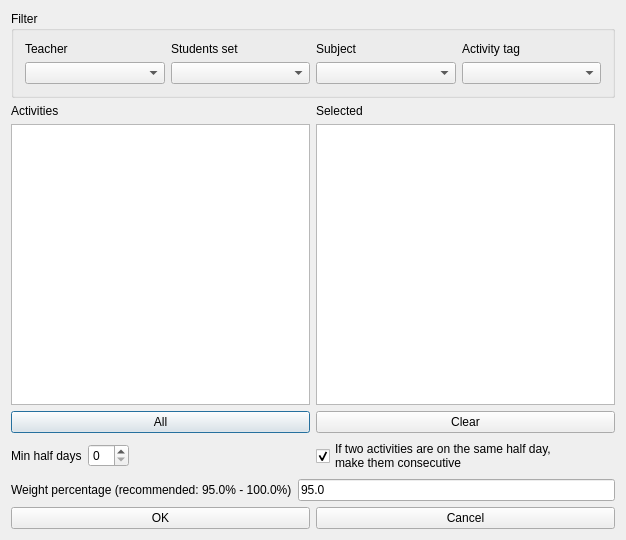
<?xml version="1.0" encoding="UTF-8"?>
<ui version="4.0">
 <class>ModifyConstraintMinHalfDaysBetweenActivitiesForm_template</class>
 <widget class="QDialog" name="ModifyConstraintMinHalfDaysBetweenActivitiesForm_template">
  <property name="geometry">
   <rect>
    <x>0</x>
    <y>0</y>
    <width>626</width>
    <height>540</height>
   </rect>
  </property>
  <property name="windowTitle">
   <string extracomment="This is the title of the dialog to modify a constraint of this type">Modify min half days between activities</string>
  </property>
  <layout class="QGridLayout" name="gridLayout_2">
   <item row="0" column="0" colspan="2">
    <widget class="QGroupBox" name="filterGroupBox">
     <property name="title">
      <string>Filter</string>
     </property>
     <layout class="QGridLayout" name="gridLayout">
      <item row="0" column="0">
       <widget class="QLabel" name="teachersTextLabel">
        <property name="text">
         <string>Teacher</string>
        </property>
        <property name="wordWrap">
         <bool>false</bool>
        </property>
       </widget>
      </item>
      <item row="0" column="1">
       <widget class="QLabel" name="studentsTextLabel">
        <property name="text">
         <string>Students set</string>
        </property>
        <property name="wordWrap">
         <bool>false</bool>
        </property>
       </widget>
      </item>
      <item row="0" column="2">
       <widget class="QLabel" name="subjectsTextLabel">
        <property name="text">
         <string>Subject</string>
        </property>
        <property name="wordWrap">
         <bool>false</bool>
        </property>
       </widget>
      </item>
      <item row="0" column="3">
       <widget class="QLabel" name="activityTagsTextLabel">
        <property name="text">
         <string>Activity tag</string>
        </property>
        <property name="wordWrap">
         <bool>false</bool>
        </property>
       </widget>
      </item>
      <item row="1" column="0">
       <widget class="QComboBox" name="teachersComboBox"/>
      </item>
      <item row="1" column="1">
       <widget class="QComboBox" name="studentsComboBox"/>
      </item>
      <item row="1" column="2">
       <widget class="QComboBox" name="subjectsComboBox"/>
      </item>
      <item row="1" column="3">
       <widget class="QComboBox" name="activityTagsComboBox"/>
      </item>
     </layout>
    </widget>
   </item>
   <item row="1" column="0" colspan="2">
    <layout class="QHBoxLayout" name="horizontalLayout">
     <item>
      <layout class="QVBoxLayout" name="verticalLayout_2">
       <item>
        <widget class="QLabel" name="activitiesTextLabel">
         <property name="frameShape">
          <enum>QFrame::NoFrame</enum>
         </property>
         <property name="frameShadow">
          <enum>QFrame::Plain</enum>
         </property>
         <property name="text">
          <string>Activities</string>
         </property>
         <property name="wordWrap">
          <bool>false</bool>
         </property>
        </widget>
       </item>
       <item>
        <widget class="QListWidget" name="allActivitiesListWidget"/>
       </item>
       <item>
        <widget class="QPushButton" name="addAllActivitiesPushButton">
         <property name="text">
          <string comment="Text on a button. It refers to adding all activities from the list above this button into the current constraint">All</string>
         </property>
        </widget>
       </item>
      </layout>
     </item>
     <item>
      <layout class="QVBoxLayout" name="verticalLayout">
       <item>
        <widget class="QLabel" name="selectedActivitiesTextLabel">
         <property name="frameShape">
          <enum>QFrame::NoFrame</enum>
         </property>
         <property name="frameShadow">
          <enum>QFrame::Plain</enum>
         </property>
         <property name="text">
          <string comment="It refers to a list of selected activities">Selected</string>
         </property>
         <property name="wordWrap">
          <bool>false</bool>
         </property>
        </widget>
       </item>
       <item>
        <widget class="QListWidget" name="selectedActivitiesListWidget"/>
       </item>
       <item>
        <widget class="QPushButton" name="clearPushButton">
         <property name="text">
          <string>Clear</string>
         </property>
        </widget>
       </item>
      </layout>
     </item>
    </layout>
   </item>
   <item row="2" column="0">
    <layout class="QHBoxLayout" name="horizontalLayout_4">
     <item>
      <widget class="QLabel" name="minDaysTextLabel">
       <property name="frameShape">
        <enum>QFrame::NoFrame</enum>
       </property>
       <property name="frameShadow">
        <enum>QFrame::Plain</enum>
       </property>
       <property name="text">
        <string comment="Keep translation short. It refers to the minimum number of days between a set of activities">Min half days</string>
       </property>
       <property name="wordWrap">
        <bool>false</bool>
       </property>
      </widget>
     </item>
     <item>
      <widget class="QSpinBox" name="minDaysSpinBox"/>
     </item>
     <item>
      <spacer name="horizontalSpacer">
       <property name="orientation">
        <enum>Qt::Horizontal</enum>
       </property>
       <property name="sizeHint" stdset="0">
        <size>
         <width>128</width>
         <height>29</height>
        </size>
       </property>
      </spacer>
     </item>
    </layout>
   </item>
   <item row="2" column="1">
    <layout class="QHBoxLayout" name="horizontalLayout_2">
     <item>
      <widget class="QCheckBox" name="consecutiveIfSameDayCheckBox">
       <property name="text">
        <string comment="Keep translation short. Check how the dialog looks (dialog modify min half days between a set of activities)">If two activities are on the same half day,
make them consecutive</string>
       </property>
       <property name="checked">
        <bool>true</bool>
       </property>
      </widget>
     </item>
     <item>
      <spacer name="horizontalSpacer_2">
       <property name="orientation">
        <enum>Qt::Horizontal</enum>
       </property>
       <property name="sizeHint" stdset="0">
        <size>
         <width>40</width>
         <height>20</height>
        </size>
       </property>
      </spacer>
     </item>
    </layout>
   </item>
   <item row="3" column="0" colspan="2">
    <layout class="QHBoxLayout" name="horizontalLayout_3">
     <item>
      <widget class="QLabel" name="weightTextLabel">
       <property name="frameShape">
        <enum>QFrame::NoFrame</enum>
       </property>
       <property name="frameShadow">
        <enum>QFrame::Plain</enum>
       </property>
       <property name="text">
        <string>Weight percentage (recommended: 95.0% - 100.0%)</string>
       </property>
       <property name="wordWrap">
        <bool>false</bool>
       </property>
      </widget>
     </item>
     <item>
      <widget class="QLineEdit" name="weightLineEdit">
       <property name="text">
        <string notr="true">95.0</string>
       </property>
      </widget>
     </item>
    </layout>
   </item>
   <item row="4" column="0" colspan="2">
    <layout class="QHBoxLayout">
     <item>
      <widget class="QPushButton" name="okPushButton">
       <property name="text">
        <string>OK</string>
       </property>
      </widget>
     </item>
     <item>
      <widget class="QPushButton" name="cancelPushButton">
       <property name="text">
        <string>Cancel</string>
       </property>
      </widget>
     </item>
    </layout>
   </item>
  </layout>
 </widget>
 <layoutdefault spacing="6" margin="11"/>
 <resources/>
 <connections/>
</ui>
